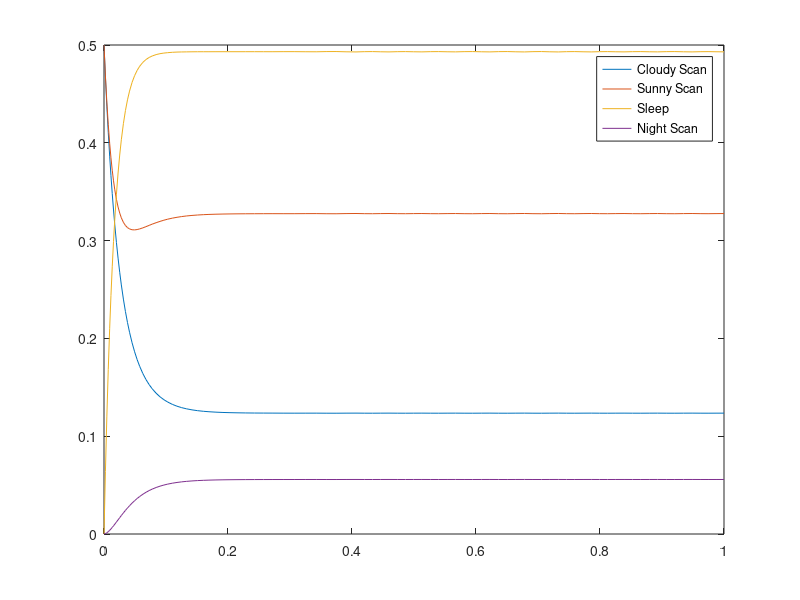
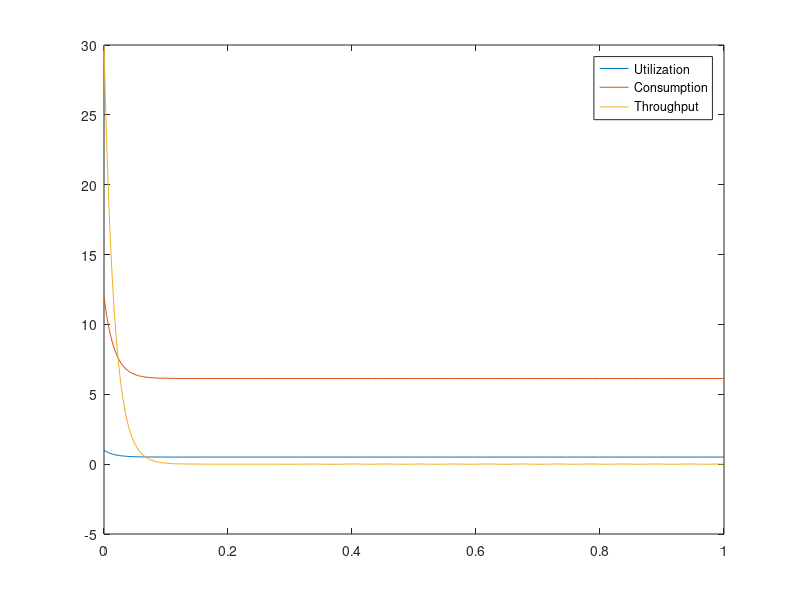

Write MATLAB code to recreate these figures, in order.
clear all;
close all;
clc;

l_scan = 1 / (2 / 60);
l_n_sleep = 1 / (18 / 60);
l_s_sleep = 1 / (3 / 60);
l_c_sleep = 1 / (8 / 60);
l_night_day = 1 / 12;
l_c_to_s = 1 / 3;
l_s_to_c = 1 / 6;

Q = [-l_c_to_s-l_scan-l_night_day, l_c_to_s, l_scan, l_night_day; % CLOUDY SCAN
     l_s_to_c, -l_s_to_c-l_scan-l_night_day, l_scan, l_night_day; % SUNNY SCAN
     l_c_sleep, l_s_sleep, -l_c_sleep-l_s_sleep-l_n_sleep, l_n_sleep; % SLEEP
     l_night_day, l_night_day, l_scan, -l_night_day-l_night_day-l_scan]; % NIGHT SCAN

p0 = [0.5, 0.5, 0, 0];


[t, Sol] = ode45(@(t,x) Q'*x, [0 1], p0');

plot(t, Sol, "-");
legend("Cloudy Scan", "Sunny Scan", "Sleep", "Night Scan");

% Utilization
alpha_utilization = [1,1,0,1];
utilization = Sol(end,:) * alpha_utilization';
U1 = Sol(:,:) * alpha_utilization';

figure;
plot(t, U1);
hold on;

% Power Consumption
alpha_consumption = [12, 12, 0.1, 12];
consumption = Sol(end, :) * alpha_consumption';
PC1 = Sol(:,:) * alpha_consumption';

plot(t, PC1);
hold on;

% Throughput
X = [0, 0, 1, 0;
    0, 0, 1, 0;
    0, 0, 1, 0;
    0, 0, 1, 0;];

throughput = sum((Q .* X)') * Sol(end,:)';
X1 = sum((Q .* X)') * Sol(:,:)';

plot(t, X1);
legend("Utilization", "Consumption", "Throughput");
hold on;
